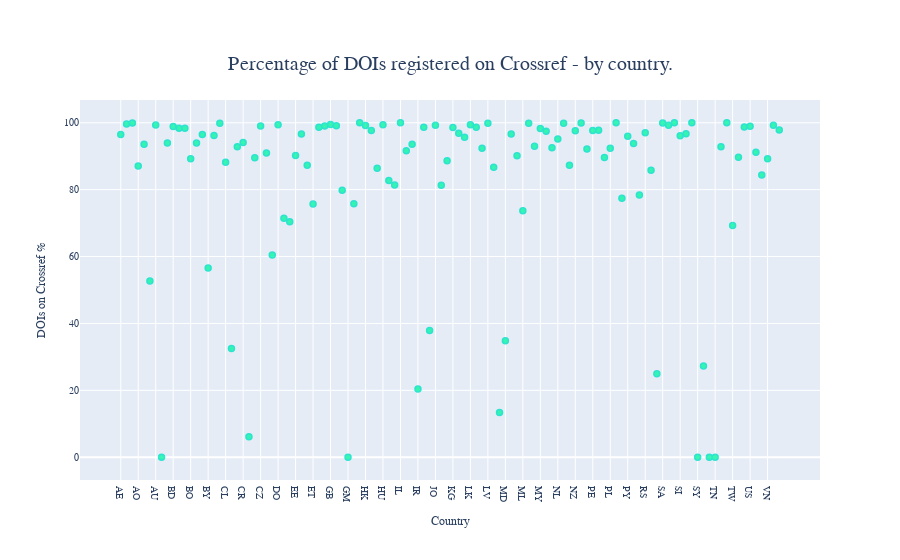

Write notebook code for a chart like this one.
### Code cell
frame = frame.groupby('country').sum()
frame =frame.apply(lambda x: pd.to_numeric(x, errors='coerce'))
frame['perc_cr'] = (frame['on-crossref']/frame['doi-num'])*100
fig = px.scatter(frame,x=frame.index,y='perc_cr', 
 labels={ "country": "Country", "perc_cr": "DOIs on Crossref %" },
 title="Percentage of DOIs registered on Crossref - by country.")
fig.update_traces(marker_color='rgb(7, 247, 159)', marker_line_color='rgb(0, 224, 198)',
                  marker_line_width=1.5, opacity=0.8)
fig.update_layout(
    font_family="sans-serif",
    title_font_size=20,
    font_size=10,
    title = {'xanchor': 'center', 'y':0.9,'x':0.5},
)
fig.show()

### Figure 1 — Plotly figure (JSON) as saved in the notebook; plotly's stock layout.template omitted (floating-point values rounded to 4 significant figures)
{"data": [{"hovertemplate": "Country=%{x}<br>DOIs on Crossref %=%{y}<extra></extra>", "legendgroup": "", "marker": {"color": "rgb(7, 247, 159)", "line": {"color": "rgb(0, 224, 198)", "width": 1.5}, "symbol": "circle"}, "mode": "markers", "name": "", "opacity": 0.8, "orientation": "v", "showlegend": false, "type": "scatter", "x": ["AE", "AL", "AM", "AO", "AR", "AT", "AU", "AZ", "BA", "BD", "BE", "BG", "BO", "BR", "BS", "BY", "CA", "CH", "CL", "CN", "CO", "CR", "CU", "CY", "CZ", "DE", "DK", "DO", "DZ", "EC", "EE", "EG", "ES", "ET", "FI", "FR", "GB", "GE", "GH", "GM", "GR", "GT", "HK", "HN", "HR", "HU", "ID", "IE", "IL", "IN", "IQ", "IR", "IS", "IT", "JO", "JP", "KE", "KG", "KR", "KZ", "LK", "LT", "LU", "LV", "LY", "MA", "MD", "ME", "MK", "ML", "MN", "MX", "MY", "NG", "NI", "NL", "NO", "NP", "NZ", "OM", "PA", "PE", "PH", "PK", "PL", "PR", "PT", "PY", "QA", "RO", "RS", "RU", "RW", "SA", "SE", "SG", "SI", "SK", "SS", "SY", "TH", "TM", "TN", "TR", "TT", "TW", "UA", "UG", "US", "UY", "VE", "VN", "YE", "ZA"], "xaxis": "x", "y": [96.46, 99.66, 99.91, 87.1, 93.57, 52.66, 99.35, 0, 93.96, 98.85, 98.35, 98.33, 89.27, 93.94, 96.45, 56.58, 96.2, 99.88, 88.18, 32.54, 92.85, 94.09, 6.102, 89.53, 99.07, 90.93, 60.49, 99.38, 71.43, 70.43, 90.22, 96.61, 87.28, 75.72, 98.68, 99.02, 99.47, 99.14, 79.82, 0, 75.77, 100, 99.17, 97.71, 86.39, 99.44, 82.71, 81.37, 100, 91.62, 93.55, 20.42, 98.66, 37.89, 99.29, 81.32, 88.64, 98.59, 96.85, 95.67, 99.38, 98.67, 92.37, 99.83, 86.67, 13.38, 34.81, 96.61, 90.13, 73.68, 99.85, 93.0, 98.28, 97.47, 92.51, 95.14, 99.85, 87.3, 97.61, 99.93, 92.13, 97.65, 97.72, 89.62, 92.4, 100, 77.42, 95.99, 93.83, 78.39, 97.0, 85.76, 25, 99.91, 99.27, 100, 96.1, 96.68, 100, 0, 27.31, 0, 0, 92.83, 100, 69.25, 89.68, 98.72, 98.96, 91.19, 84.41, 89.27, 99.22, 97.87], "yaxis": "y"}], "layout": {"font": {"family": "sans-serif", "size": 10}, "legend": {"tracegroupgap": 0}, "title": {"font": {"size": 20}, "text": "Percentage of DOIs registered on Crossref - by country.", "x": 0.5, "xanchor": "center", "y": 0.9}, "xaxis": {"anchor": "y", "domain": [0, 1], "title": {"text": "Country"}}, "yaxis": {"anchor": "x", "domain": [0, 1], "title": {"text": "DOIs on Crossref %"}}}}
